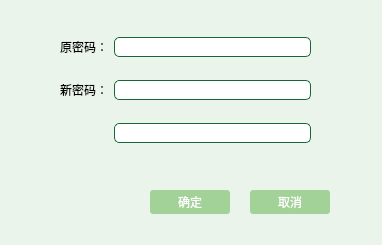
<?xml version="1.0" encoding="UTF-8"?>
<ui version="4.0">
 <class>changepasswd</class>
 <widget class="QDialog" name="changepasswd">
  <property name="geometry">
   <rect>
    <x>0</x>
    <y>0</y>
    <width>382</width>
    <height>245</height>
   </rect>
  </property>
  <property name="minimumSize">
   <size>
    <width>382</width>
    <height>245</height>
   </size>
  </property>
  <property name="maximumSize">
   <size>
    <width>382</width>
    <height>245</height>
   </size>
  </property>
  <property name="windowTitle">
   <string>修改密码</string>
  </property>
  <property name="styleSheet">
   <string notr="true">QLineEdit {
    border-width: 1px;
    padding: 1px;
    border-style: solid;
	border-color: rgb(22, 102, 57);
    border-radius: 5px;
}

/* As mentioned above, eliminate the padding and increase the border. */
QLineEdit:focus:focus {
    border-width: 3px;
    padding: 0px;
}
#changepasswd{
background-color: rgb(235, 244, 234);
}
.QPushButton:!hover
{
background-color: rgb(162, 210, 152);
color: rgb(255, 255, 255);
font: 9pt &quot;微软雅黑&quot;;
border-color: rgb(255, 255, 255);
border-radius:3px;
 padding: 3px;
}
.QPushButton:hover
{
background-color: rgb(85, 170, 127);
color: rgb(255, 255, 255);
font: 9pt &quot;微软雅黑&quot;;
border-color: rgb(255, 255, 255);
border-radius:3px
}
.QPushButton:pressed {
    padding-left: 5px;
    padding-top: 5px;
}</string>
  </property>
  <widget class="QWidget" name="layoutWidget">
   <property name="geometry">
    <rect>
     <x>60</x>
     <y>20</y>
     <width>251</width>
     <height>141</height>
    </rect>
   </property>
   <layout class="QGridLayout" name="gridLayout">
    <item row="0" column="0">
     <widget class="QLabel" name="label">
      <property name="text">
       <string>原密码：</string>
      </property>
      <property name="alignment">
       <set>Qt::AlignRight|Qt::AlignTrailing|Qt::AlignVCenter</set>
      </property>
     </widget>
    </item>
    <item row="0" column="1">
     <widget class="QLineEdit" name="oldlineEdit">
      <property name="text">
       <string/>
      </property>
     </widget>
    </item>
    <item row="1" column="0">
     <widget class="QLabel" name="label_2">
      <property name="text">
       <string>新密码：</string>
      </property>
      <property name="alignment">
       <set>Qt::AlignRight|Qt::AlignTrailing|Qt::AlignVCenter</set>
      </property>
     </widget>
    </item>
    <item row="1" column="1">
     <widget class="QLineEdit" name="newlineEdit">
      <property name="text">
       <string/>
      </property>
     </widget>
    </item>
    <item row="2" column="1">
     <widget class="QLineEdit" name="newlineEdit2">
      <property name="text">
       <string/>
      </property>
     </widget>
    </item>
   </layout>
  </widget>
  <widget class="QPushButton" name="pushButton">
   <property name="geometry">
    <rect>
     <x>150</x>
     <y>190</y>
     <width>80</width>
     <height>24</height>
    </rect>
   </property>
   <property name="text">
    <string>确定</string>
   </property>
  </widget>
  <widget class="QPushButton" name="pushButton_2">
   <property name="geometry">
    <rect>
     <x>250</x>
     <y>190</y>
     <width>80</width>
     <height>24</height>
    </rect>
   </property>
   <property name="text">
    <string>取消</string>
   </property>
  </widget>
 </widget>
 <resources/>
 <connections/>
</ui>
